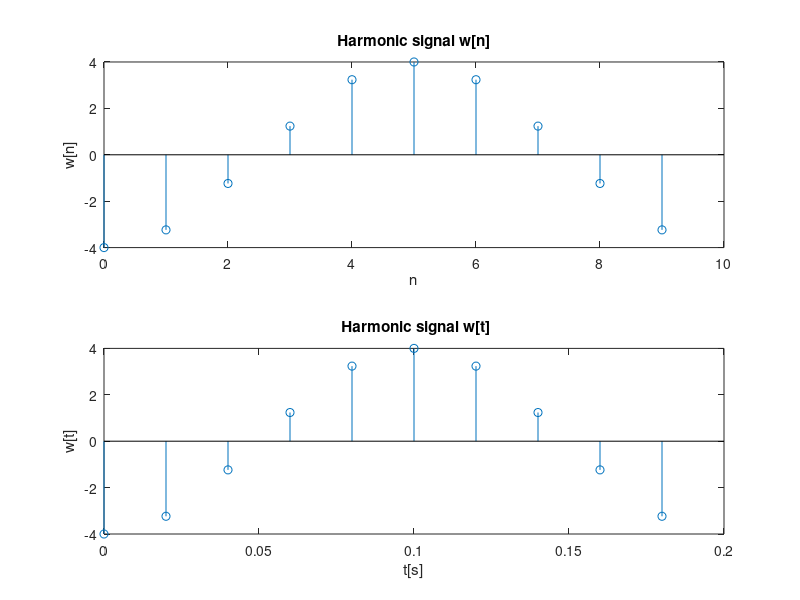
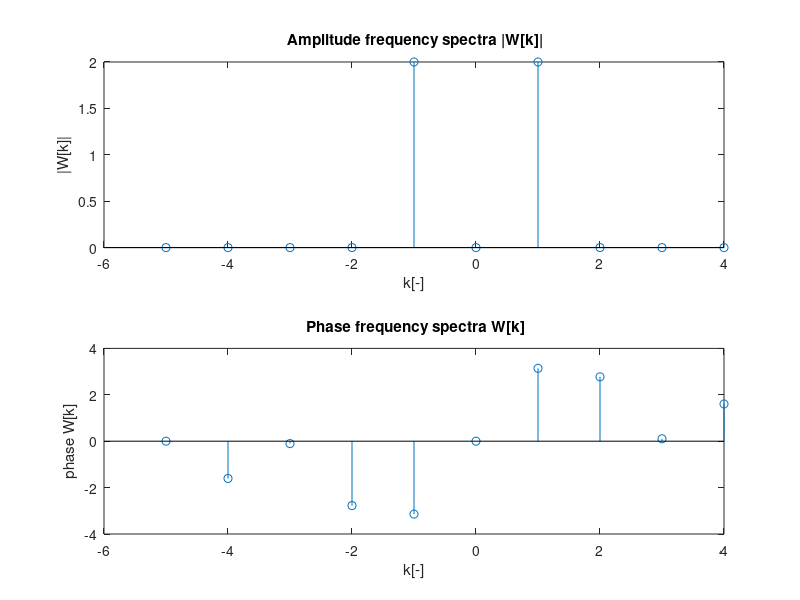

These figures' MATLAB source, in order:
%--------------------------------------------------------------------------
%Example Cv.2 - fft
%--------------------------------------------------------------------------
clear all;
close all;

%--------------------------------------------------------------------------
%Signal definition w[n]
N=10;            %signal period 
POINT_NUMBER = N; %period numbers
Ts=1/50; %sampling frequency
% Harmonic signal defintion
Wmax = 4;
OMEGA = 10*pi;
phase = pi;

n=0:1:POINT_NUMBER-1;				%time axe
w=Wmax*cos(OMEGA*n*Ts+phase);		% signal w[n]

%Signal graphs w[n]
subplot(2,1,1)
stem(n,w); 
xlabel('n')
ylabel('w[n]')
title('Harmonic signal w[n]')

%Signal graphs w[n]
t1 = Ts.*n;
subplot(2,1,2)
stem(t1,w); 
xlabel('t[s]')
ylabel('w[t]')
title(' Harmonic signal w[t]')

W_k1=fft(w);
W_k=fftshift(W_k1);

k = -(POINT_NUMBER/2):1:POINT_NUMBER/2-1;

figure;
subplot(2,1,1)
stem(k,(abs(W_k)/POINT_NUMBER))
xlabel('k[-]')
ylabel('|W[k]|')
title(' Amplitude frequency spectra |W[k]|')

subplot(2,1,2)
stem(k,(atan2(imag(W_k),real(W_k))))
xlabel('k[-]')
ylabel('phase W[k]')
title(' Phase frequency spectra W[k]')

